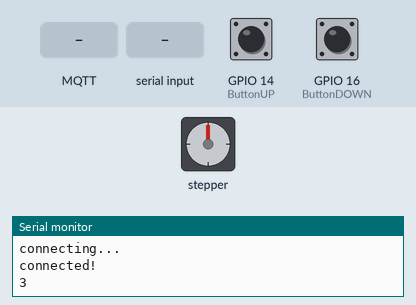
Recording of a sketch running on a simulated ESP8266 (NodeMCU). Shown: stepper motor, the last lines printed to the serial monitor. Wiring (inferred from the names in the program): stepper motor (2048 steps per turn assumed): coils GPIO 5, GPIO 13, GPIO 4, GPIO 12. Inputs (shaded band) come from the test bench; at power-on: GPIO 14 (ButtonUP) HIGH, GPIO 16 (ButtonDOWN) HIGH. WiFi joins after 1.5 s; servers stay silent unless stated; EEPROM starts erased; no MQTT or app messages arrive unless stated.

Above: at 4.2 s.
4.3 s: MQTT message "1" arrives on the first subscribed topic
At 5.1 s:
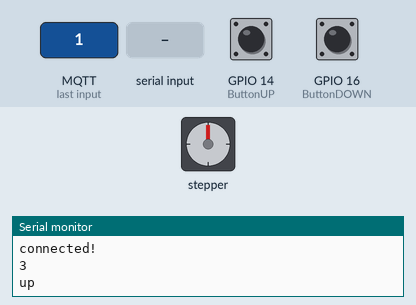
7.3 s: "2" received over Serial
At 7.7 s:
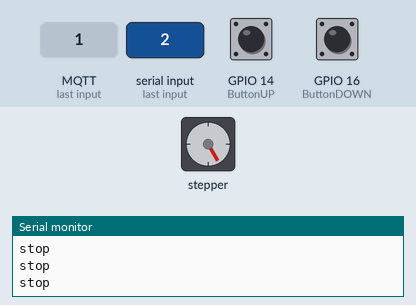
8.8 s: "1" received over Serial
At 9.7 s:
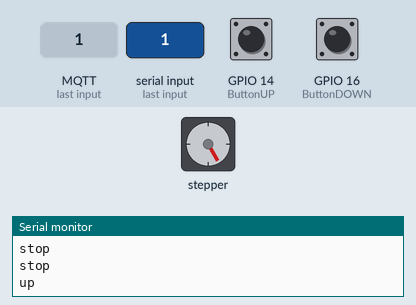
11.8 s: GPIO 14 (ButtonUP) pulled LOW for 0.15 s
14.9 s: GPIO 16 (ButtonDOWN) pulled LOW for 0.15 s
At 15.7 s:
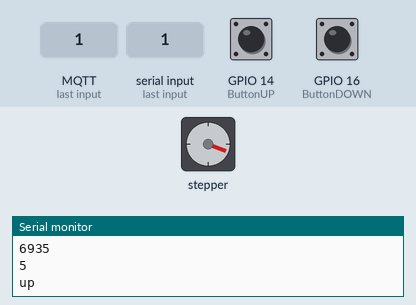
18.0 s: MQTT message "2" arrives on the first subscribed topic
Timing chart, 0 to 68.5 s (numbered marks = the images above; inputs shaded):
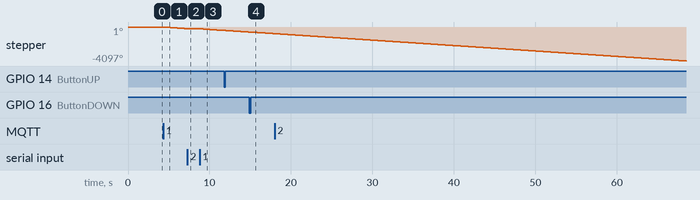

The sketch:

mqtt_zsse_rolls_Feed_back11_finish102418.ino
```cpp
#include <ESP8266WiFi.h>
#include <MQTTClient.h>
#include <EEPROM.h>

const char ssid[] = "wi-fi network name";
const char pass[] = "wi-fi network password";

#define IN1  5 //12
#define IN2  13 //4  //13
#define IN3  4 //13 //4
#define IN4  12 //5
int Steps = 0;
int flagDOWN = 0;
int flagUP = 0;
boolean Direction =  true;// gre
boolean movUP =  false;
boolean movDOWN =  false;
unsigned long last_time;
unsigned long currentMillis ;
long steps_left;
unsigned long time1;
int i=0;
char* outTopic = "RollsFeedBack";

char inByte = 0;         // incoming serial byte
const int ButtonUP = 14; // вывод кнопки 0 нажата 1 нет
const int ButtonDOWN =16; // вывод кнопки 0 нажата 1 нет
String payload1 = " ";
WiFiClient net;
MQTTClient client;

unsigned long lastMillis = 0;
uint32_t last_millis; // переменные: последний  millis

uint8_t botton(const int buttonPin){
  if (digitalRead(buttonPin) == 1){ // кнопка не нажата
     last_millis = millis();
     return 0;}
   delay(30);
   while (digitalRead(buttonPin) == 0)
    {
    if (last_millis+1000 < millis()){ // длинное нажатие больше 1.0 сек
     break;
    }
   }

   delay(30);
   if (last_millis+65 > millis()){ // ложное срабатывание
     //Serial.println(millis()-last_millis);
     last_millis = millis();
     return 0;}
   if (last_millis+300 > millis()){ // короткое нажатие меньше 0.30 сек
     //Serial.println(millis()-last_millis);
     last_millis = millis();
     return 1;}
   //Serial.println(millis()-last_millis);
   last_millis = millis(); // длинное нажатие больше 0.30 сек
   return 2;
};

void setup() {
  Serial.begin(115200);
  EEPROM.begin(512);
pinMode(IN1, OUTPUT);
pinMode(IN2, OUTPUT);
pinMode(IN3, OUTPUT);
pinMode(IN4, OUTPUT);
pinMode(ButtonUP, INPUT_PULLUP); // вывод на ввод вверх с подтягивающим резистром
pinMode(ButtonDOWN, INPUT_PULLUP); // вывод на ввод вниз с подтягивающим резистром
 delay(1000);


if(EEPROM.read(0)==111){
  Serial.println(EEPROM.read(0));
  steps_left= EEPROMReadlong(10);
   }
   else {
     EEPROMWritelong(10, 66800);
     EEPROM.write(0,111);
    }
    EEPROM.commit();
  Serial.println(EEPROMReadlong(10));

  WiFi.begin(ssid, pass);

  // Note: Local domain names (e.g. "Computer.local" on OSX) are not supported by Arduino.
  // You need to set the IP address directly.

  client.begin("mqtt brocker ip", net);

  client.onMessage(messageReceived);

  connect();
}

void connect() {
  Serial.print("checking wifi...");
  while (WiFi.status() != WL_CONNECTED) {
    Serial.print(".");
    delay(1000);
  }

  Serial.print("\nconnecting...");
  while (!client.connect("MK-SmartHouseDeviceBhMotionRelay1", "try", "try")) {
    Serial.print(".");
    delay(1000);
  }

  Serial.println("\nconnected!");

  client.subscribe("/hello");

}

void loop()
{
  client.loop();

  if (!client.connected()) {
    connect();
  }

  // publish a message roughly every second.
  if (millis() - lastMillis > 1000) {
    lastMillis = millis();
    client.publish("/hello", "world");
  }
//**************************************************STEP*MOTOR***
 long address=10;
   if (Serial.available() > 0) {
  inByte = Serial.read();
  }
  flagDOWN = botton(ButtonDOWN);
  flagUP = botton(ButtonUP);
  if (inByte ==48 || payload1=="0" || flagDOWN==2) {payload1="3"; Direction = false; movDOWN = true; movUP =false; Serial.println("down");}
  if (inByte ==49 || payload1=="1" || flagUP==2 ) {payload1="3"; Direction = true; movUP =true; movDOWN = false; Serial.println("up");}

   if(inByte ==50  || payload1=="2")
   {
    payload1="3";
    movUP = false;
    movDOWN =false;
    Serial.println("stop");

   }


  //*****************************************************
 while((steps_left >  0 & Direction == 0 & movDOWN ==1) ){

  currentMillis = micros();
  if(currentMillis-last_time>=1000){
  i++;
  stepper(1);
  if(i==2000 && currentMillis-last_time <<100 ){
    i=0;

   }


  time1=time1+micros()-last_time;
  last_time=micros();
  if(digitalRead(ButtonDOWN)==1 && flagDOWN != 2){
  steps_left --;
  }


   }
    if (Serial.available() > 0) {
  inByte = Serial.read();
  }

   client.loop();
   if(inByte ==50 || payload1== "2" || botton(ButtonDOWN)==1 || botton(ButtonUP)==1 ) {payload1= "3";  movUP = false; movDOWN =false; Serial.println(steps_left);

   //Writing first long.
      EEPROMWritelong(address, steps_left);
      EEPROM.commit();
         String thisStringFeedback = String(steps_left);
   client.publish(outTopic, thisStringFeedback);
     digitalWrite(IN1, LOW);
     digitalWrite(IN2, LOW);
     digitalWrite(IN3, LOW);
     digitalWrite(IN4, LOW);
   Serial.println("2");
      }
 }

 if(steps_left==0 & EEPROMReadlong(10)!=0){
   //Writing first long.
      EEPROMWritelong(address, steps_left);
      EEPROM.commit();
      String thisStringFeedback = String(steps_left);
   client.publish(outTopic, thisStringFeedback);
     digitalWrite(IN1, LOW);
     digitalWrite(IN2, LOW);
     digitalWrite(IN3, LOW);
     digitalWrite(IN4, LOW);
   Serial.println("3");
  }
  //**********************************************************


  //******************************************************************
 // while((steps_left <  66800 && Direction == 1 && movUP ==1)|| digitalRead(ButtonUP)  ==0 ){
  while((steps_left <  66800 && Direction == 1 && movUP ==1) ){
  currentMillis = micros();
  if(currentMillis-last_time>=1000){
i++;
 stepper(1);
 if(i==2000  && currentMillis-last_time <<100){
    i=0;

 }


  time1=time1+micros()-last_time;
  last_time=micros();

  if(digitalRead(ButtonUP)==1 && flagUP !=2){
  steps_left ++;
  }
   }
   if (Serial.available() > 0) {
  inByte = Serial.read();
  }

    client.loop();
   if(inByte ==50 || payload1== "2" || botton(ButtonDOWN)==1 || botton(ButtonUP)==1) {payload1 = "3"; movUP = false; movDOWN =false; Serial.println(steps_left);

   //Writing first long.
      EEPROMWritelong(address, steps_left);
      EEPROM.commit();
         String thisStringFeedback = String(steps_left);
   client.publish(outTopic, thisStringFeedback);
     digitalWrite(IN1, LOW);
     digitalWrite(IN2, LOW);
     digitalWrite(IN3, LOW);
     digitalWrite(IN4, LOW);
   Serial.println("5");
      }
  }

 if(steps_left==66800 & EEPROMReadlong(10)!=66800){
   //Writing first long.
      EEPROMWritelong(address, steps_left);
      EEPROM.commit();
    String thisStringFeedback = String(steps_left);
   client.publish(outTopic, thisStringFeedback);
     digitalWrite(IN1, LOW);
     digitalWrite(IN2, LOW);
     digitalWrite(IN3, LOW);
     digitalWrite(IN4, LOW);
   Serial.println("6");
  }
}

//**************************************************STEP*MOTOR*******************
//********************************************************************************
void messageReceived(String &topic,String &payload) {
 // Serial.println("incoming: " + topic + " - " + payload);
  payload1 =payload;
}


//This function will write a 4 byte (32bit) long to the eeprom at
//the specified address to address + 3.
void EEPROMWritelong(int address, long value)
      {
      //Decomposition from a long to 4 bytes by using bitshift.
      //One = Most significant -> Four = Least significant byte
      byte four = (value & 0xFF);
      byte three = ((value >> 8) & 0xFF);
      byte two = ((value >> 16) & 0xFF);
      byte one = ((value >> 24) & 0xFF);

      //Write the 4 bytes into the eeprom memory.
      EEPROM.write(address, four);
      EEPROM.write(address + 1, three);
      EEPROM.write(address + 2, two);
      EEPROM.write(address + 3, one);
      }

 //This function will return a 4 byte (32bit) long from the eeprom
//at the specified address to address + 3.
long EEPROMReadlong(long address)
      {
      //Read the 4 bytes from the eeprom memory.
      long four = EEPROM.read(address);
      long three = EEPROM.read(address + 1);
      long two = EEPROM.read(address + 2);
      long one = EEPROM.read(address + 3);

      //Return the recomposed long by using bitshift.
      return ((four << 0) & 0xFF) + ((three << 8) & 0xFFFF) + ((two << 16) & 0xFFFFFF) + ((one << 24) & 0xFFFFFFFF);
      }

      void stepper(int xw){
  for (int x=0;x<xw;x++){
switch(Steps){
   case 0:
     digitalWrite(IN1, LOW);
     digitalWrite(IN2, LOW);
     digitalWrite(IN3, LOW);
     digitalWrite(IN4, HIGH);
   break;
   case 1:
     digitalWrite(IN1, LOW);
     digitalWrite(IN2, LOW);
     digitalWrite(IN3, HIGH);
     digitalWrite(IN4, HIGH);
   break;
   case 2:
     digitalWrite(IN1, LOW);
     digitalWrite(IN2, LOW);
     digitalWrite(IN3, HIGH);
     digitalWrite(IN4, LOW);

   break;
   case 3:
     digitalWrite(IN1, LOW);
     digitalWrite(IN2, HIGH);
     digitalWrite(IN3, HIGH);
     digitalWrite(IN4, LOW);

   break;
   case 4:
     digitalWrite(IN1, LOW);
     digitalWrite(IN2, HIGH);
     digitalWrite(IN3, LOW);
     digitalWrite(IN4, LOW);
   break;
   case 5:
     digitalWrite(IN1, HIGH);
     digitalWrite(IN2, HIGH);
     digitalWrite(IN3, LOW);
     digitalWrite(IN4, LOW);
   break;
     case 6:
     digitalWrite(IN1, HIGH);
     digitalWrite(IN2, LOW);
     digitalWrite(IN3, LOW);
     digitalWrite(IN4, LOW);
   break;
   case 7:
     digitalWrite(IN1, HIGH);
     digitalWrite(IN2, LOW);
     digitalWrite(IN3, LOW);
     digitalWrite(IN4, HIGH);

   break;
   default:
     digitalWrite(IN1, LOW);
     digitalWrite(IN2, LOW);
     digitalWrite(IN3, LOW);
     digitalWrite(IN4, LOW);

   break;
}
SetDirection();
}
}
void SetDirection(){
if((Direction==1 && digitalRead(ButtonDOWN)==1) || digitalRead(ButtonUP)  ==0){ Steps++;}
if((Direction==0 && digitalRead(ButtonUP)  ==1) || digitalRead(ButtonDOWN)==0 ){ Steps--; }
if(Steps>7){Steps=0;}
if(Steps<0){Steps=7;}
}
```

Measured:
- after the input at 4.3 s, stepper: keeps turning counter-clockwise at about 71°/s, starting at once
- after the input at 7.3 s, stepper: goes on until 7.3 s, then stays -210°
- after the input at 8.8 s, stepper: keeps turning counter-clockwise at about 70°/s, starting at once
